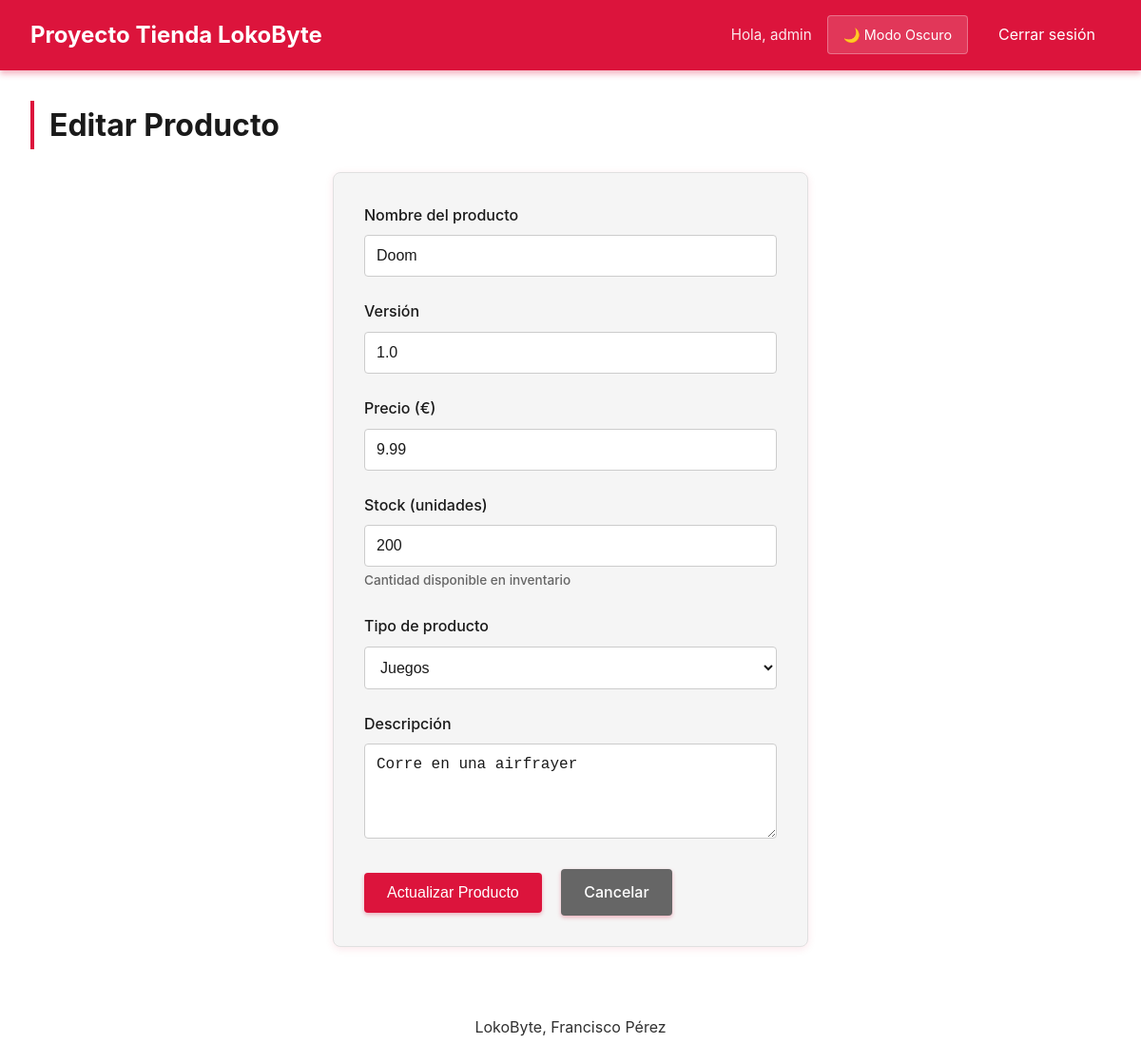
The app's page /index.php?c=product&a=edit&id=4 (signed in) with its own data.
### tables this page shows
CREATE TABLE products (
        id INTEGER PRIMARY KEY AUTOINCREMENT,
        name TEXT NOT NULL,
        description TEXT,
        version TEXT,
        price REAL NOT NULL,
        type_id INTEGER,
        created_at TEXT NOT NULL, stock INTEGER NOT NULL DEFAULT 0,
        
        FOREIGN KEY (type_id) REFERENCES product_types(id)
    );

CREATE TABLE product_types (
        id INTEGER PRIMARY KEY AUTOINCREMENT,
        name TEXT NOT NULL UNIQUE
    );

### Controllers/ProductController.php (called while the page is built, shortened)
<?php
class ProductController
{
    private PDO $pdo;
    public function __construct(PDO $pdo)
    {
        $this->pdo = $pdo;
    }
    public function edit(): void
    {
        $id = (int)($_GET['id'] ?? 0);
        $productModel = new Product($this->pdo);
        $product = $productModel->getById($id);
        require __DIR__ . '/../Views/Product/form.php';
    }
}

### Models/Product.php (called while the page is built, shortened)
<?php
class Product
{
    private PDO $pdo;
    public function __construct(PDO $pdo)
    {
        $this->pdo = $pdo;
    }
    public function getById(int $id): ?array
    {
        $stmt = $this->pdo->prepare('SELECT * FROM products WHERE id = :id');
        $stmt->execute([':id' => $id]);
        $result = $stmt->fetch(PDO::FETCH_ASSOC);
        return $result ?: null;
    }
}

### Views/Product/form.php (the view, shortened to what this page needs)
<?php
require __DIR__ . '/../layout/header.php';
$oldInput = $_SESSION['old_input'] ?? [];
$pdo = getPdo();
$stmt = $pdo->query('SELECT * FROM product_types ORDER BY name');
$types = $stmt->fetchAll(PDO::FETCH_ASSOC);
$isEdit = isset($product);
$title = $isEdit ? 'Editar Producto' : 'Crear Producto';
$action = $isEdit ? 'update' : 'store';
$buttonText = $isEdit ? 'Actualizar Producto' : 'Crear Producto';
?>
<h1><?= $title ?></h1>
<form method="post" action="index.php?c=product&a=<?= $action ?>" class="form">
    <label>
        Nombre del producto
        <input type="text" name="name"
               value="<?= htmlspecialchars($isEdit ? $product['name'] : ($oldInput['name'] ?? '')) ?>"
               required>
    </label>
    <label>
        Versión
        <input type="text" name="version"
               value="<?= htmlspecialchars($isEdit ? $product['version'] : ($oldInput['version'] ?? '')) ?>"
               required>
    </label>
    <label>
        Precio (€)
        <input type="number" step="0.01" name="price"
               value="<?= htmlspecialchars($isEdit ? (string)$product['price'] : ($oldInput['price'] ?? '')) ?>"
               required min="0">
    </label>
    <label>
        Stock (unidades)
        <input type="number" name="stock"
               value="<?= htmlspecialchars($isEdit ? (string)($product['stock'] ?? 0) : ($oldInput['stock'] ?? '0')) ?>"
               required min="0">
        <small>Cantidad disponible en inventario</small>
    </label>
    <label>
        Tipo de producto
        <select name="type_id" required>
            <?php
            $selectedTypeId = $isEdit ? $product['type_id'] : ($oldInput['type_id'] ?? '');
            foreach ($types as $type):
            ?>
                <option value="<?= $type['id'] ?>"
                    <?= ($selectedTypeId == $type['id']) ? 'selected' : '' ?>>
                    <?= htmlspecialchars($type['name']) ?>
                </option>
            <?php endforeach; ?>
        </select>
    </label>
    <label>
        Descripción
        <textarea name="description" rows="4"><?= htmlspecialchars($isEdit ? $product['description'] : ($oldInput['description'] ?? '')) ?></textarea>
    </label>
    <button type="submit"><?= $buttonText ?></button>
    <a href="index.php?c=product&a=index" class="button button-secondary">Cancelar</a>
</form>
<?php require __DIR__ . '/../layout/footer.php'; ?>

### public/css/styles.css (style rules this page uses)
:root { --bg-color: #ffffff; --bg-secondary: #f5f5f5; --text-color: #1a1a1a; --text-secondary: #666666; --nav-bg: #dc143c; --nav-text: #ffffff; --button-bg: #dc143c; --button-hover: #a01028; --button-text: #ffffff; --table-border: #e0e0e0; --table-header: #ffe5e5; --table-hover: #fff0f0; --input-border: #cccccc; --input-focus: #dc143c; --alert-success-bg: #d4edda; --alert-success-text: #155724; --alert-error-bg: #f8d7da; --alert-error-text: #721c24; --link-color: #dc143c; --link-hover: #a01028; }
* { margin: 0; padding: 0; box-sizing: border-box; }
body { font-family: -apple-system, BlinkMacSystemFont, 'Segoe UI', Roboto, 'Helvetica Neue', Arial, sans-serif; background-color: var(--bg-color); color: var(--text-color); line-height: 1.6; transition: background-color 0.3s ease, color 0.3s ease; min-height: 100vh; }
h1 { margin-bottom: 1.5rem; color: var(--text-color); border-left: 4px solid var(--button-bg); padding-left: 1rem; }
.form { max-width: 500px; margin: 0 auto; background-color: var(--bg-secondary); padding: 2rem; border-radius: 8px; box-shadow: 0 2px 8px rgba(220, 20, 60, 0.1); border: 1px solid var(--table-border); }
.form label { display: block; margin-bottom: 1.5rem; font-weight: 500; color: var(--text-color); }
.form input[type="text"], .form input[type="password"], .form input[type="number"], .form input[type="email"], .form textarea, .form select { width: 100%; padding: 0.75rem; margin-top: 0.5rem; border: 1px solid var(--input-border); border-radius: 4px; background-color: var(--bg-color); color: var(--text-color); font-size: 1rem; transition: all 0.2s ease; }
.form textarea { resize: vertical; min-height: 100px; }
.form small { display: block; margin-top: 0.25rem; color: var(--text-secondary); font-size: 0.85rem; }
button, .button { display: inline-block; padding: 0.75rem 1.5rem; background-color: var(--button-bg); color: var(--button-text); border: none; border-radius: 4px; font-size: 1rem; font-weight: 500; cursor: pointer; text-decoration: none; transition: all 0.3s ease; box-shadow: 0 2px 4px rgba(220, 20, 60, 0.3); }
.button-secondary { background-color: var(--text-secondary); margin-left: 1rem; }
a { color: var(--link-color); text-decoration: none; transition: all 0.2s ease; }

### records on screen
products: name "Doom", version "1.0", price "9.99", stock "200", type_id "Juegos", description "Corre en una airfrayer"

### other values on screen
$_SESSION['username'] "admin"
$title "Editar Producto"
$buttonText "Actualizar Producto"
